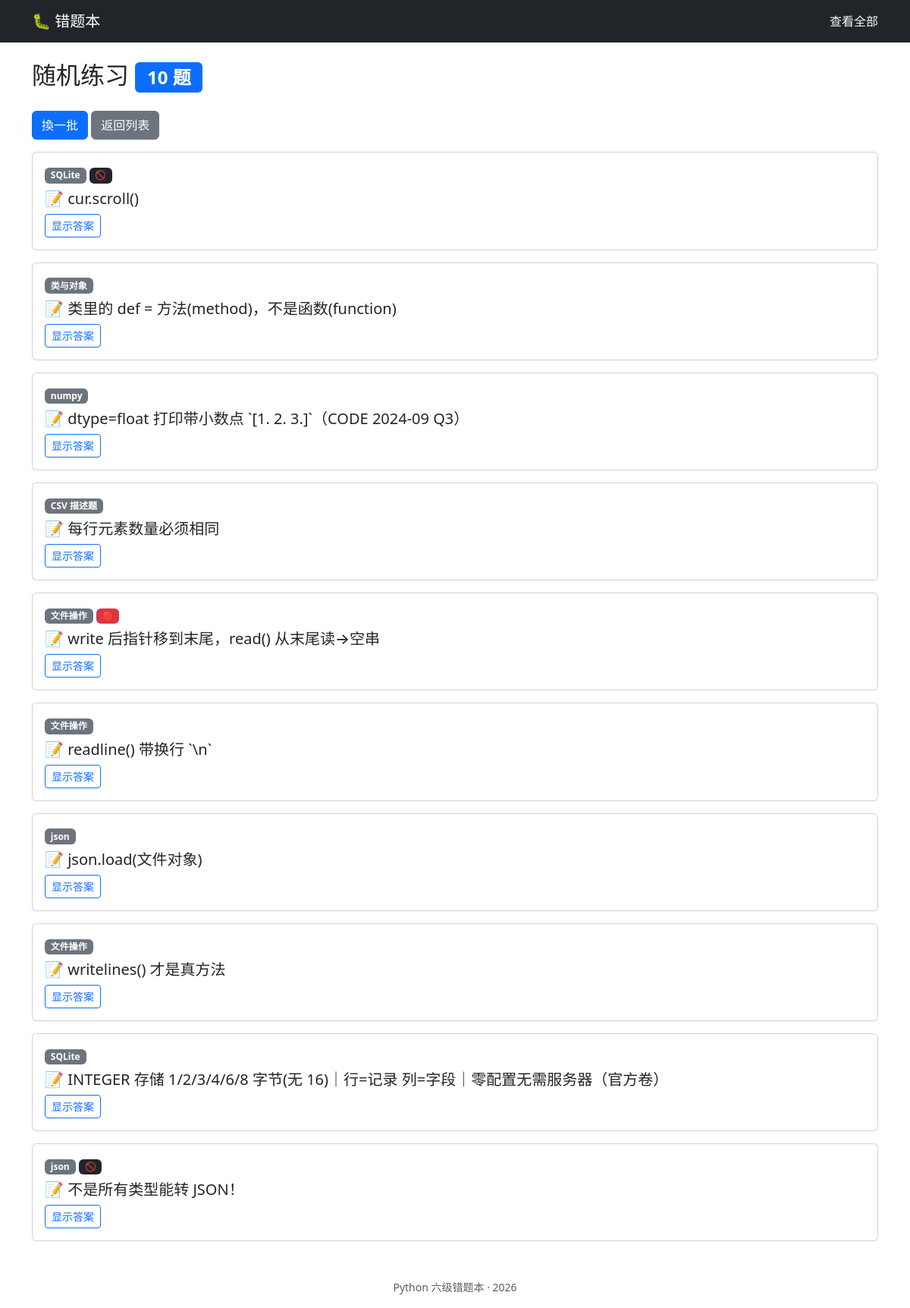
Screenshot of /practice with the database file from the repository.
### tables this page shows
CREATE TABLE wrong_notes (
    id       INTEGER PRIMARY KEY AUTOINCREMENT,
    category TEXT,           -- 分类（如"文件操作"）
    title    TEXT,           -- **加粗**的标题
    content  TEXT,           -- 完整内容（去掉 - **title**： 后面的）
    priority TEXT            -- 🔴/⚠️/🚫/空字符串
    );

### app.py (the view)
@app.route('/practice')
def practice():
    conn = sqlite3.connect(DB_PATH)
    conn.row_factory = dict_factory
    cur = conn.cursor()
    cur.execute('SELECT * FROM wrong_notes')
    all_notes = cur.fetchall()
    conn.close()
    sample = random.sample(all_notes, min(10, len(all_notes)))
    return render_template('practice.html', notes=sample)

### app.py (called while the page is built)
def dict_factory(cursor, row):
    return {col[0]: row[idx] for idx, col in enumerate(cursor.description)}

### templates/practice.html (shortened to what this page needs)
{% extends "base.html" %}
{% block content %}
<h2 class="mb-4">随机练习 <span class="badge bg-primary">{{ notes|length }} 题</span></h2>
<div class="mb-3">
    <a href="/practice" class="btn btn-primary">換一批</a>
    <a href="/list" class="btn btn-secondary">返回列表</a>
</div>
{% for note in notes %}
    <div class="card mb-3">
        <div class="card-body">
        <a href="/category/{{ note.category }}" class="badge bg-secondary text-decoration-none">
            {{ note.category }}
        </a>
        {% if note.priority == '🔴' %}
            <span class="badge bg-danger">🔴</span>
        {% elif note.priority == '⚠️' %}
            <span class="badge bg-warning text-dark">⚠️</span>
        {% elif note.priority == '🚫' %}
            <span class="badge bg-dark">🚫</span>
        {% endif %}
        <h5 class="card-title mt-2">📝 {{ note.title }}</h5>
        <button class="btn btn-sm btn-outline-primary toggle-answer">显示答案</button>
    </div>
</div>
{% endfor %}
{% endblock %}

### templates/base.html (shortened to what this page needs)
<!DOCTYPE html>
<html lang="zh-CN">
<head>
    <link rel="stylesheet" href="https://cdn.jsdelivr.net/npm/bootstrap@5.3.0/dist/css/bootstrap.min.css">
</head>
<body>
     <nav class = "navbar navbar-dark bg-dark">
        <div class="container">
            <a class="navbar-brand" href="/">🐛 错题本</a>
            <a class="nav-link text-light" href="/list">查看全部</a>
        </div>
     </nav>
     <main class="container mt-4">
         {% block content %}
         {% endblock %}
     </main>
        <footer class="container mt-5 mb-3 text-center text-muted">
            <small>Python 六级错题本 · 2026</small>
        </footer>
</body>
</html>

### rows the page displays
wrong_notes: category "SQLite", title "cur.scroll()"
wrong_notes: category "类与对象", title "类里的 def = 方法(method)，不是函数(function)"
wrong_notes: category "numpy", title "dtype=float 打印带小数点 `[1. 2. 3.]`（CODE 2024-09 Q3）"
wrong_notes: category "CSV 描述题", title "每行元素数量必须相同"
wrong_notes: category "文件操作", title "write 后指针移到末尾，read() 从末尾读→空串"
wrong_notes: category "文件操作", title "readline() 带换行 `\\n`"
wrong_notes: category "json", title "json.load(文件对象)"
wrong_notes: category "文件操作", title "writelines() 才是真方法"
wrong_notes: category "SQLite", title "INTEGER 存储 1/2/3/4/6/8 字节(无 16)｜行=记录 列=字段｜零配置无需服务器（官方卷）"
wrong_notes: category "json", title "不是所有类型能转 JSON！"

### other values shown
{{ notes|length }} "10"
